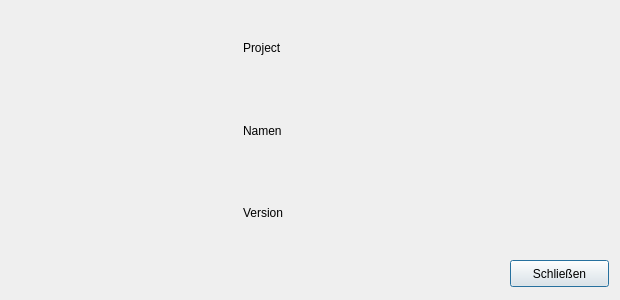
<?xml version="1.0" encoding="UTF-8"?>
<ui version="4.0">
 <class>InfoEagleEyeDialog</class>
 <widget class="QDialog" name="InfoEagleEyeDialog">
  <property name="geometry">
   <rect>
    <x>0</x>
    <y>0</y>
    <width>620</width>
    <height>300</height>
   </rect>
  </property>
  <property name="minimumSize">
   <size>
    <width>620</width>
    <height>300</height>
   </size>
  </property>
  <property name="maximumSize">
   <size>
    <width>620</width>
    <height>300</height>
   </size>
  </property>
  <property name="windowTitle">
   <string>Information</string>
  </property>
  <property name="windowIcon">
   <iconset>
    <normaloff>:/new/image/image/icon.jpg</normaloff>:/new/image/image/icon.jpg</iconset>
  </property>
  <widget class="QPushButton" name="ButtonCloseInfo">
   <property name="geometry">
    <rect>
     <x>510</x>
     <y>260</y>
     <width>99</width>
     <height>27</height>
    </rect>
   </property>
   <property name="text">
    <string>Schließen</string>
   </property>
  </widget>
  <widget class="QLabel" name="labelLogo">
   <property name="geometry">
    <rect>
     <x>20</x>
     <y>20</y>
     <width>201</width>
     <height>141</height>
    </rect>
   </property>
   <property name="styleSheet">
    <string notr="true">background-image: url(:/image/hsLogo.png);</string>
   </property>
   <property name="text">
    <string/>
   </property>
  </widget>
  <widget class="QWidget" name="layoutWidget">
   <property name="geometry">
    <rect>
     <x>243</x>
     <y>10</y>
     <width>361</width>
     <height>241</height>
    </rect>
   </property>
   <layout class="QVBoxLayout" name="verticalLayout">
    <item>
     <widget class="QLabel" name="labelProject">
      <property name="text">
       <string>Project</string>
      </property>
     </widget>
    </item>
    <item>
     <widget class="QLabel" name="labelNames">
      <property name="text">
       <string>Namen</string>
      </property>
     </widget>
    </item>
    <item>
     <widget class="QLabel" name="labelVersion">
      <property name="text">
       <string>Version</string>
      </property>
     </widget>
    </item>
   </layout>
  </widget>
 </widget>
 <resources/>
 <connections/>
</ui>
